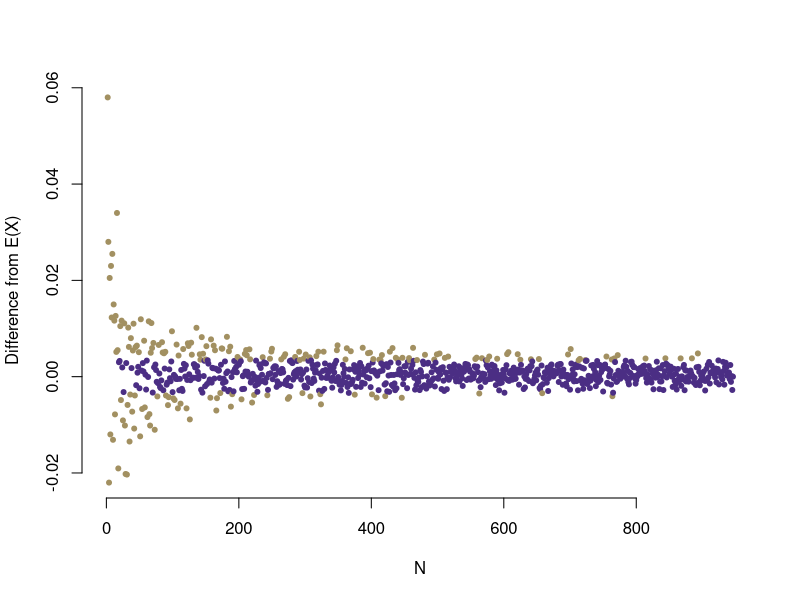

The R script that drew this image:

##Set up environment
N <- 0 #Creates sample size variable
X <- 0 #Creates "probability" variable
V <- NA #Creates vector to capture each X

while (X != .682){ #Creates loop to add to N until E(X) is reached
  N <- N + 100 #Adds 100 per loop
  S <- 0 #Creates "success" Variable, clears it for each loop
  X <- 0 #Clears prob from each loop
  Y <- 0 #Creates variable for dist from E(X), clears it for each loop
  for (i in rnorm(N)){ #Creates list of N random numbers
    if (i < 1 & i > -1){ #Sorts list for qualifying numbers
      S <- S + 1 #For each success adds 1
    }
  }
  X <- S / N 
  Y <- X - 0.682 #Calculates distance from E(X)
  V <- c(V,Y) #Adds this distance to the vector with all previous distances.
}

##Create simple plot with N = x, Y = y
plot(V, 
  pch = 20, frame = FALSE,
  xlab = "N", ylab = "Difference from E(X)", col = ifelse(V < .0034 & V > -.0034, "#4B2E84", "#A29061"))
